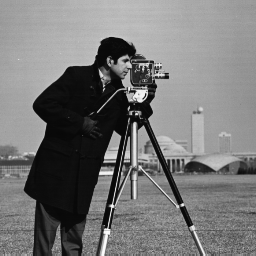
#> input picture cameraman.png, 256 x 256 px, found by its file name
$ python SIFT_PATCHES.py
#> lines starting #> are read from the running program, lines starting #| are printed output that depends on the picture
import cv2
import numpy as np
import os

# Input image
img = cv2.imread(r"C:\Users\91991\Desktop\robust_watermark\data\cameraman.png",
                 cv2.IMREAD_GRAYSCALE)
#> img is the input picture: shape (256, 256); min 7, max 253, mean 118.7

# Make sure an output folder exists
patch_dir = r"C:\Users\91991\Desktop\robust_watermark\outputs\sift_patches"
os.makedirs(patch_dir, exist_ok=True)

# Detect SIFT keypoints
sift = cv2.SIFT_create()
keypoints, descriptors = sift.detectAndCompute(img, None)
#> keypoints = 337 keypoints; strongest (x, y, size): (182, 205, 2.1), (112, 206, 2.6), (140, 95, 8.5), (135, 124, 3.1)
print("Total keypoints:", len(keypoints))
#| Total keypoints: 337

# Sort by response strength (strongest first)
keypoints = sorted(keypoints, key=lambda k: k.response, reverse=True)

# Choose first 5 keypoints for demo
patch_size = 32
half = patch_size // 2
count = 0

for kp in keypoints[:5]:
    x, y = int(kp.pt[0]), int(kp.pt[1])

    # Define patch bounds, clamp to image edges
    x1, x2 = max(0, x - half), min(img.shape[1], x + half)
    y1, y2 = max(0, y - half), min(img.shape[0], y + half)

    patch = img[y1:y2, x1:x2]

    # Save patch
    filename = os.path.join(patch_dir, f"patch_{count}.png")
    cv2.imwrite(filename, patch)
    print(f"Saved {filename}   center=({x},{y})  size={patch.shape}")
    count += 1
#> this loop made 5 passes
#> (kp, x, y, x1, x2, y1, y2) on passes 1 to 5: (keypoint at (182.3, 204.7), size 2.1, 182, 204, 166, 198, 188, 220), (keypoint at (182.3, 204.7), size 2.1, 182, 204, 166, 198, 188, 220), (keypoint at (111.8, 205.9), size 2.6, 111, 205, 95, 127, 189, 221), (keypoint at (111.8, 205.9), size 2.6, 111, 205, 95, 127, 189, 221), (keypoint at (139.7, 95.2), size 8.5, 139, 95, 123, 155, 79, 111)
#| Saved C:\Users\91991\Desktop\robust_watermark\outputs\sift_patches/patch_0.png   center=(182,204)  size=(32, 32)
#| Saved C:\Users\91991\Desktop\robust_watermark\outputs\sift_patches/patch_1.png   center=(182,204)  size=(32, 32)
#| Saved C:\Users\91991\Desktop\robust_watermark\outputs\sift_patches/patch_2.png   center=(111,205)  size=(32, 32)
#| Saved C:\Users\91991\Desktop\robust_watermark\outputs\sift_patches/patch_3.png   center=(111,205)  size=(32, 32)
#| Saved C:\Users\91991\Desktop\robust_watermark\outputs\sift_patches/patch_4.png   center=(139,95)  size=(32, 32)
#> pass 1, `patch = img[y1:y2, x1:x2]`:
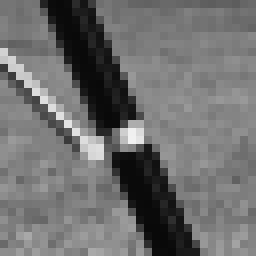
#> patch: shape (32, 32) (shown 8 times larger); min 9, max 241, mean 110.6
#> pass 3, `patch = img[y1:y2, x1:x2]`:
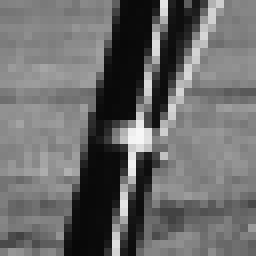
#> patch: shape (32, 32) (shown 8 times larger); min 8, max 247, mean 106.9
#> after the loop, count = 5

print("Done. Check outputs/sift_patches/ for extracted patches.")
